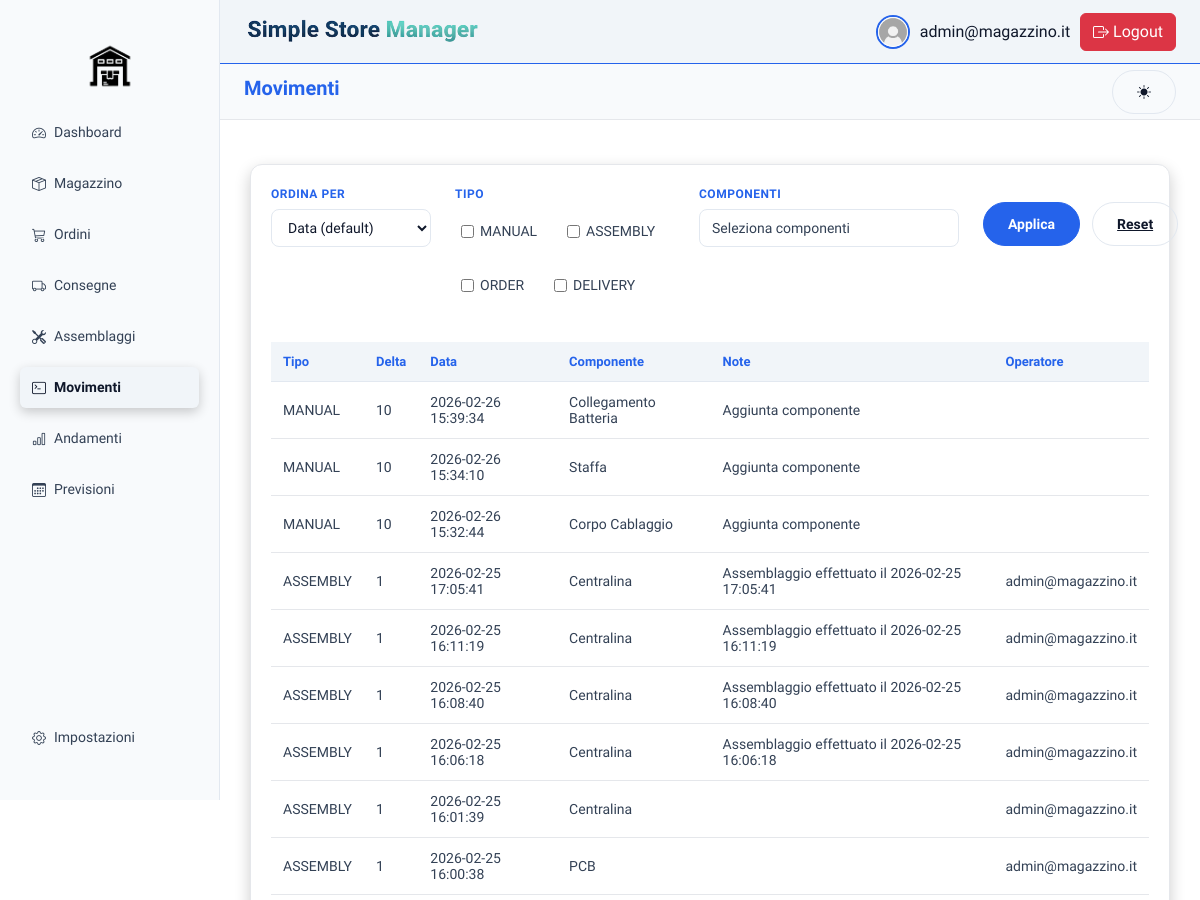
The page /index.php?page=movimenti (signed in, upper part) on the database as committed earlier.
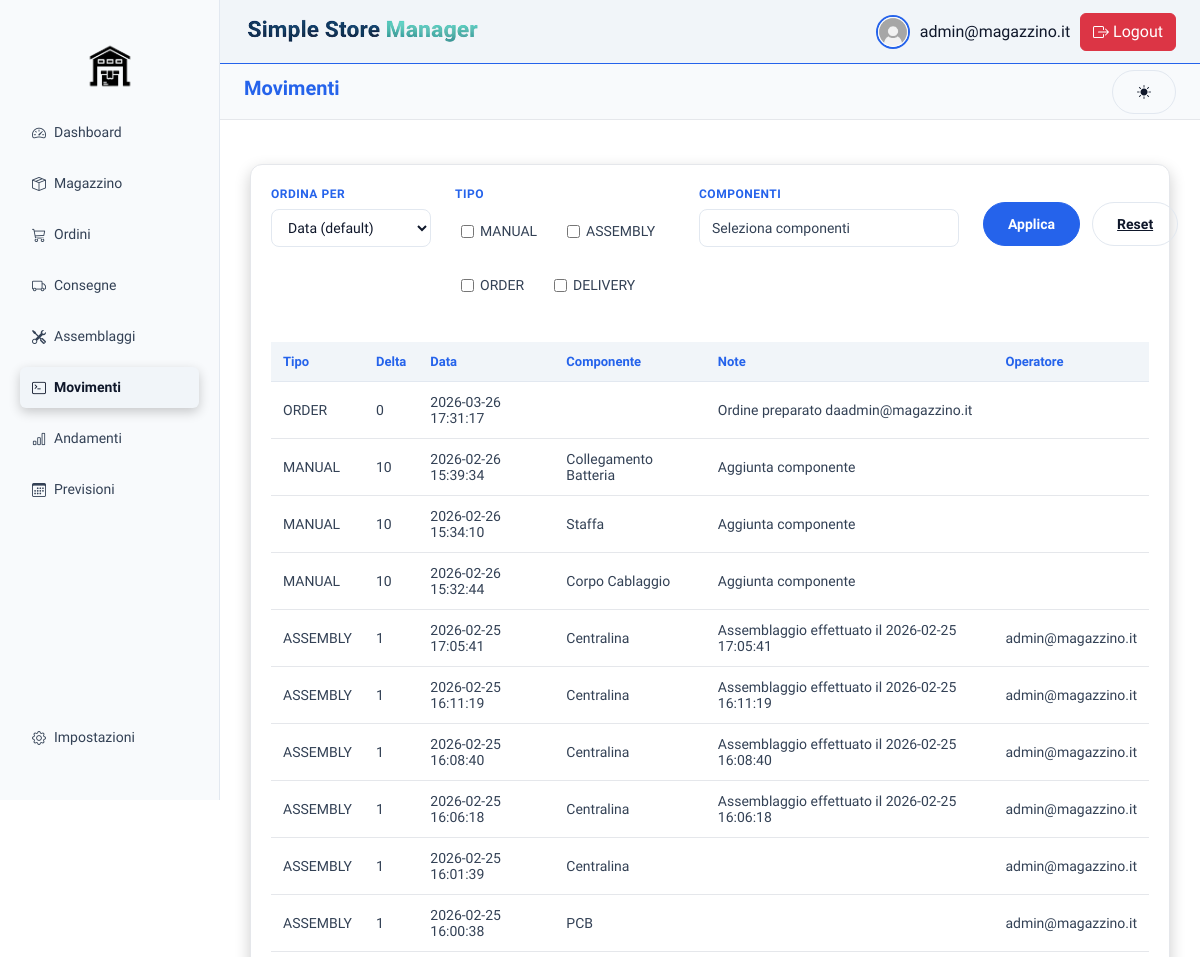
The same page on the database as committed later.
### tables this page shows
CREATE TABLE `movimenti` (
  `id` int(5) NOT NULL,
  `delta` int(10) NOT NULL,
  `tipo` enum('ORDER','DELIVERY','MANUAL','ASSEMBLY') NOT NULL,
  `id_ordine` int(5) DEFAULT NULL,
  `id_consegna` int(5) DEFAULT NULL,
  `id_assemblaggio` int(5) DEFAULT NULL,
  `id_componente` int(5) DEFAULT NULL,
  `data_movimento` datetime NOT NULL DEFAULT current_timestamp(),
  `note` text DEFAULT NULL
);

CREATE TABLE `componenti` (
  `id` int(5) NOT NULL,
  `sku` varchar(50) NOT NULL,
  `nome` varchar(30) NOT NULL,
  `qrcode` varchar(100) DEFAULT NULL,
  `unita_misura` varchar(10) DEFAULT NULL,
  `tipo` enum('RAW','ASSEMBLY') NOT NULL
);

CREATE TABLE `utenti` (
  `id` int(5) NOT NULL,
  `email` varchar(30) NOT NULL,
  `password_hash` varchar(255) NOT NULL,
  `ruolo` enum('WAREHOUSE','ADMIN') NOT NULL DEFAULT 'WAREHOUSE',
  `id_ruolo` int(5) DEFAULT NULL
);

### backend/controller/roleCntrl.php (called while the page is built, shortened)
<?php
$menu = [
    'Dashboard'   => 'speedometer2',
    'Magazzino'   => 'box-seam',
    'Ordini'      => 'cart3',
    'Consegne'    => 'truck',
    'Assemblaggi' => 'tools',
    'Movimenti'   => 'terminal',
    'Andamenti'   => 'bar-chart',
    'Previsioni'   => 'calendar3'
];
$bottomMenu = [
    'Impostazioni'=> 'gear'
];
?>

### backend/query/movimenti.php (called while the page is built, shortened)
<?php
function getAllMovimenti($filters = []) {
    $pdo = connect();
    $where = [];
    $params = [];
    $sql = "
        SELECT
            m.tipo,
            m.delta,
            m.data_movimento,
            m.note,
            c.nome,
            u.email
        FROM movimenti m
        left JOIN componenti c ON c.id = m.id_componente
        left join assemblaggi a ON a.id = m.id_assemblaggio
        left join utenti u ON u.id = a.id_utente
    ";
    $allowedOrder = [
        'tipo' => 'm.tipo',
        'data' => 'm.data_movimento',
        'nome' => 'c.nome'
    ];
    if (!empty($filters['order']) && isset($allowedOrder[$filters['order']])) {
        $sql .= " ORDER BY " . $allowedOrder[$filters['order']].", m.data_movimento DESC";
    } else {
        $sql .= " ORDER BY m.data_movimento DESC";
    }
    $stmt = $pdo->prepare($sql);
    $stmt->execute($params);
    return $stmt->fetchAll(PDO::FETCH_ASSOC);
}
?>

### frontend/movimenti/movimenti.php (the view, shortened to what this page needs)
<?php
require_once 'backend/query/movimenti.php';
$filters = [
    'tipo'        => $_GET['tipo'] ?? [],
    'componenti'  => $_GET['componenti'] ?? [],
    'order'       => $_GET['order'] ?? null
];
$movimenti = getAllMovimenti($filters);
?>
<!DOCTYPE html>
<html lang="it">
<body>
  <div class="main">
    <div class="card card-movimenti">
      <form method="GET" class="filters" action="">
        <div class="filter-block">
          <label>Ordina per</label>
          <select name="order">
            <option value="">Data (default)</option>
          </select>
        </div>
        <div class="filter-block">
          <label>Tipo</label>
          <div class="checkbox-group">
            <?php foreach (['MANUAL', 'ASSEMBLY', 'ORDER', 'DELIVERY'] as $t): ?>
              <label class="checkbox-item">
                <input
                  type="checkbox"
                  name="tipo[]"
                  value="<?= $t ?>"
                  <?= in_array($t, $_GET['tipo'] ?? []) ? 'checked' : '' ?>>
                <?= $t ?>
              </label>
            <?php endforeach; ?>
          </div>
        </div>
        <div class="filter-block component-filter">
        <label>Componenti</label>
        <button type="button" class="component-toggle">
        </button>
        </div>
        <div class="filter-actions">
          <button type="submit" class="btn-primary">Applica</button>
          <a href="index.php?page=movimenti" class="btn-secondary">Reset</a>
        </div>
      </form>
      <table class="orders-table">
        <thead>
          <tr>
            <th>Tipo</th>
            <th>Delta</th>
            <th>Data</th>
            <th>Componente</th>
            <th>Note</th>
            <th>Operatore</th>
          </tr>
        </thead>
        <tbody>
          <?php foreach ($movimenti as $movimento): ?>
            <tr>
              <td><?= htmlspecialchars($movimento['tipo']) ?></td>
              <td><?= htmlspecialchars($movimento['delta']) ?></td>
              <td><?= htmlspecialchars($movimento['data_movimento']) ?></td>
              <td><?= htmlspecialchars($movimento['nome']) ?></td>
              <td><?= htmlspecialchars($movimento['note']) ?></td>
              <td><?= htmlspecialchars($movimento['email']) ?></td>
            </tr>
          <?php endforeach; ?>
        </tbody>
      </table>
    </div>
  </div>
</body>
</html>

### frontend/sidebar/sidebar.php (shortened to what this page needs)
<?php
require_once 'backend/controller/roleCntrl.php';
?>
<aside class="sidebar d-flex flex-column justify-content-between">
    <div>
        <img id="sidebar-logo">
        <ul class="nav nav-pills flex-column gap-1">
            <?php foreach ($menu as $pagina => $icona): ?>
                <?php $pageSlug = lcfirst($pagina); ?>
                <li class="nav-item">
                    <a href="?page=<?= $pageSlug ?>"
                       class="nav-link d-flex align-items-center gap-2 <?= ($page === $pageSlug) ? 'active' : '' ?>">
                        <i class="bi bi-<?= $icona ?>"></i>
                        <?= $pagina ?>
                    </a>
                </li>
            <?php endforeach; ?>
        </ul>
    </div>
        <ul class="nav nav-pills flex-column gap-1 mb-3">
            <?php foreach ($bottomMenu as $pagina => $icona): ?>
                <?php $pageSlug = lcfirst($pagina); ?>
                <li class="nav-item">
                    <a href="?page=<?= $pageSlug ?>"
                    class="nav-link d-flex align-items-center gap-2 <?= ($page === $pageSlug) ? 'active' : '' ?>">
                        <i class="bi bi-<?= $icona ?>"></i>
                        <?= $pagina ?>
                    </a>
                </li>
            <?php endforeach; ?>
        </ul>
</aside>

Rows that differ between the two databases and show on the page:
added movimenti: tipo "ORDER", delta "0", data_movimento "2026-03-26 17:31:17", note "Ordine preparato daadmin@magazzino.it"
